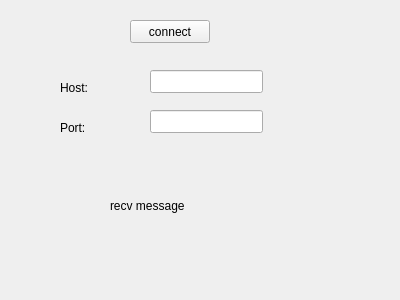
<?xml version="1.0" encoding="UTF-8"?>
<ui version="4.0">
 <class>Widget</class>
 <widget class="QWidget" name="Widget">
  <property name="geometry">
   <rect>
    <x>0</x>
    <y>0</y>
    <width>400</width>
    <height>300</height>
   </rect>
  </property>
  <property name="windowTitle">
   <string>Widget</string>
  </property>
  <widget class="QLabel" name="label">
   <property name="geometry">
    <rect>
     <x>60</x>
     <y>80</y>
     <width>59</width>
     <height>15</height>
    </rect>
   </property>
   <property name="text">
    <string>Host: </string>
   </property>
  </widget>
  <widget class="QLabel" name="label_2">
   <property name="geometry">
    <rect>
     <x>60</x>
     <y>120</y>
     <width>59</width>
     <height>15</height>
    </rect>
   </property>
   <property name="text">
    <string>Port: </string>
   </property>
  </widget>
  <widget class="QPushButton" name="pushButton">
   <property name="geometry">
    <rect>
     <x>130</x>
     <y>20</y>
     <width>80</width>
     <height>23</height>
    </rect>
   </property>
   <property name="text">
    <string>connect</string>
   </property>
  </widget>
  <widget class="QLineEdit" name="hostLineEdit">
   <property name="geometry">
    <rect>
     <x>150</x>
     <y>70</y>
     <width>113</width>
     <height>23</height>
    </rect>
   </property>
  </widget>
  <widget class="QLineEdit" name="portLineEdit">
   <property name="geometry">
    <rect>
     <x>150</x>
     <y>110</y>
     <width>113</width>
     <height>23</height>
    </rect>
   </property>
  </widget>
  <widget class="QLabel" name="messageLabel">
   <property name="geometry">
    <rect>
     <x>110</x>
     <y>190</y>
     <width>111</width>
     <height>31</height>
    </rect>
   </property>
   <property name="text">
    <string>recv message</string>
   </property>
  </widget>
 </widget>
 <layoutdefault spacing="6" margin="11"/>
 <resources/>
 <connections/>
</ui>
